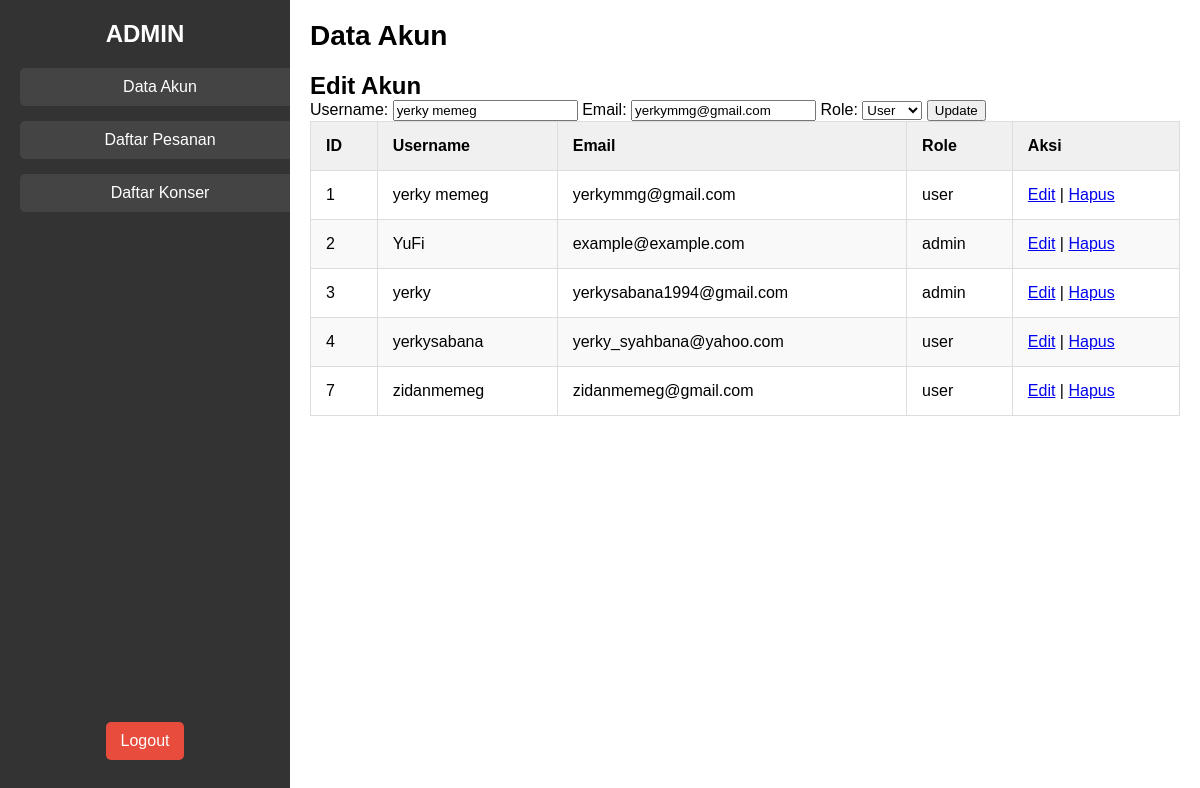
Page /DataPelanggan.php?edit=1 on the committed database.
### tables this page shows
CREATE TABLE `akun` (
  `id` int(11) NOT NULL,
  `username` varchar(50) NOT NULL,
  `email` varchar(100) NOT NULL,
  `password` varchar(255) NOT NULL,
  `role` enum('admin','user','manager') NOT NULL DEFAULT 'user',
  `avatar` varchar(255) DEFAULT NULL,
  `created_at` timestamp NOT NULL DEFAULT current_timestamp()
);

### DataPelanggan.php (the view, shortened to what this page needs)
<?php
include('connection.php');
$editData = null;
if (isset($_GET['edit'])) {
    $id = $_GET['edit'];
    $result = $conn->query("SELECT * FROM akun WHERE id = $id");
    $editData = $result->fetch_assoc();
}
?>
<!DOCTYPE html>
<html lang="en">
<head>
    <link rel="stylesheet" href="DataPelanggan.css">
</head>
<body>
<div class="container">
    <div class="sidebar">
        <h2>ADMIN</h2>
        <ul>
            <li><a href="DataPelanggan.php" class="active">Data Akun</a></li>
            <li><a href="DaftarPesanan.php">Daftar Pesanan</a></li>
            <li><a href="DaftarKonser.php">Daftar Konser</a></li>
        </ul>
        <a href="DataPelanggan.php?logout=true" class="logout-btn">Logout</a>
    </div>
    <div class="main-content">
        <h1>Data Akun</h1>
        <?php if ($editData): ?>
        <form method="POST" class="edit-form">
            <h2>Edit Akun</h2>
            <label>Username:</label>
            <input type="text" name="username" value="<?php echo $editData['username']; ?>" required>
            <label>Email:</label>
            <input type="email" name="email" value="<?php echo $editData['email']; ?>" required>
            <label>Role:</label>
            <select name="role" required>
                <option value="user" <?php echo ($editData['role'] === 'user') ? 'selected' : ''; ?>>User</option>
            </select>
            <button type="submit" name="update">Update</button>
        </form>
        <?php endif; ?>
        <table>
            <thead>
                <tr>
                    <th>ID</th>
                    <th>Username</th>
                    <th>Email</th>
                    <th>Role</th>
                    <th>Aksi</th>
                </tr>
            </thead>
            <tbody>
                <?php
                $result = $conn->query("SELECT * FROM akun");
                while ($row = $result->fetch_assoc()) {
                    echo "
                        <tr>
                            <td>{$row['id']}</td>
                            <td>{$row['username']}</td>
                            <td>{$row['email']}</td>
                            <td>{$row['role']}</td>
                            <td>
                                <a href='DataPelanggan.php?edit={$row['id']}'>Edit</a> |
                                <a href='DataPelanggan.php?delete={$row['id']}' onclick='return confirm(\"Yakin ingin menghapus akun ini?\");'>Hapus</a>
                            </td>
                        </tr>
                    ";
                }
                ?>
            </tbody>
        </table>
    </div>
</div>
</body>
</html>

### DataPelanggan.css (style rules this page uses)
body, h1, h2, ul, li, table, th, td { margin: 0; padding: 0; box-sizing: border-box; }
body { font-family: Arial, sans-serif; display: flex; height: 100vh; background-color: #f5f5f5; }
.container { display: flex; width: 100%; }
.sidebar { width: 250px; background-color: #333; color: white; padding: 20px; display: flex; flex-direction: column; align-items: center; }
.sidebar h2 { font-size: 24px; margin-bottom: 20px; }
.sidebar ul { list-style-type: none; width: 100%; }
.sidebar ul li { width: 100%; margin-bottom: 15px; }
.sidebar ul li a { text-decoration: none; color: white; padding: 10px 15px; display: block; width: 100%; background-color: #444; border-radius: 5px; text-align: center; }
.main-content { flex-grow: 1; padding: 20px; background-color: white; }
.main-content h1 { font-size: 28px; margin-bottom: 20px; }
table { width: 100%; border-collapse: collapse; }
thead { background-color: #f0f0f0; }
th, td { padding: 15px; text-align: left; border: 1px solid #ddd; }
tbody tr:nth-child(even) { background-color: #f9f9f9; }
.logout-btn { display: block; text-decoration: none; background-color: #e74c3c; color: white; padding: 10px 15px; text-align: center; border-radius: 5px; margin-top: auto; margin-bottom: 20px; }

### rows in the picture
akun: username "yerky memeg", email "yerkymmg@gmail.com", role "User", id "1", role "user"
akun: id "2", username "YuFi", email "example@example.com", role "admin"
akun: id "3", username "yerky", email "yerkysabana1994@gmail.com", role "admin"
akun: id "4", username "yerkysabana", email "yerky_syahbana@yahoo.com", role "user"
akun: id "7", username "zidanmemeg", email "zidanmemeg@gmail.com", role "user"
